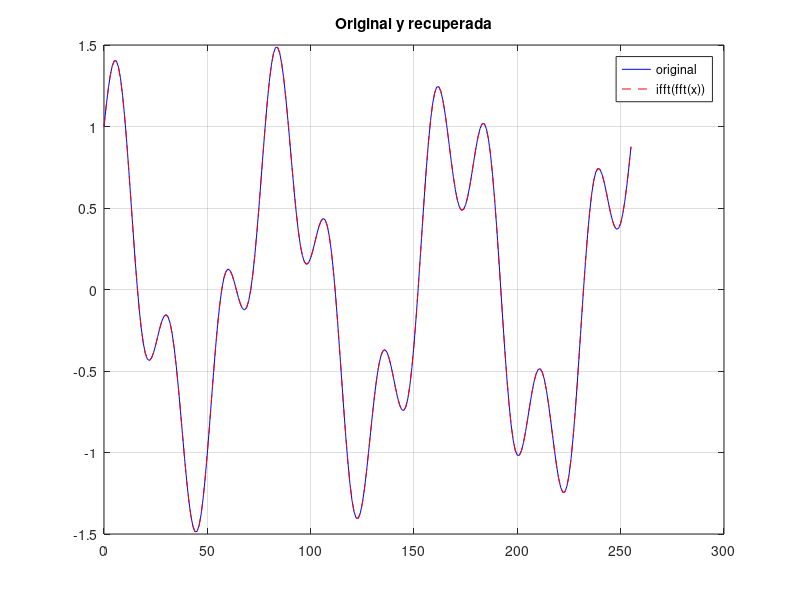

MATLAB code for this plot:
% 15_ifft_recuperar.m
% Tema 3 - Recuperar la senal original con la IFFT.
% Ejecutar:  octave-cli 15_ifft_recuperar.m
%
% Referencias a las laminas del Tema 3:
%   - "DFT: definicion y propiedades": la DFT es invertible.

clear; close all; clc;

N = 256;
n = 0:N-1;
x = cos(2*pi*3*n/N) + 0.5*sin(2*pi*10*n/N);

X = fft(x);
x2 = ifft(X);

err = max(abs(x - x2));
fprintf('============================================================\n');
fprintf('RECUPERAR LA SENAL CON LA IFFT\n');
fprintf('============================================================\n');
fprintf('error maximo |x[n] - ifft(fft(x))| = %.3e\n', err);
fprintf('parte imaginaria maxima de la recuperacion = %.3e\n', max(abs(imag(x2))));

figure;
plot(n, x, 'b-', n, real(x2), 'r--');
legend('original', 'ifft(fft(x))'); title('Original y recuperada'); grid on;
